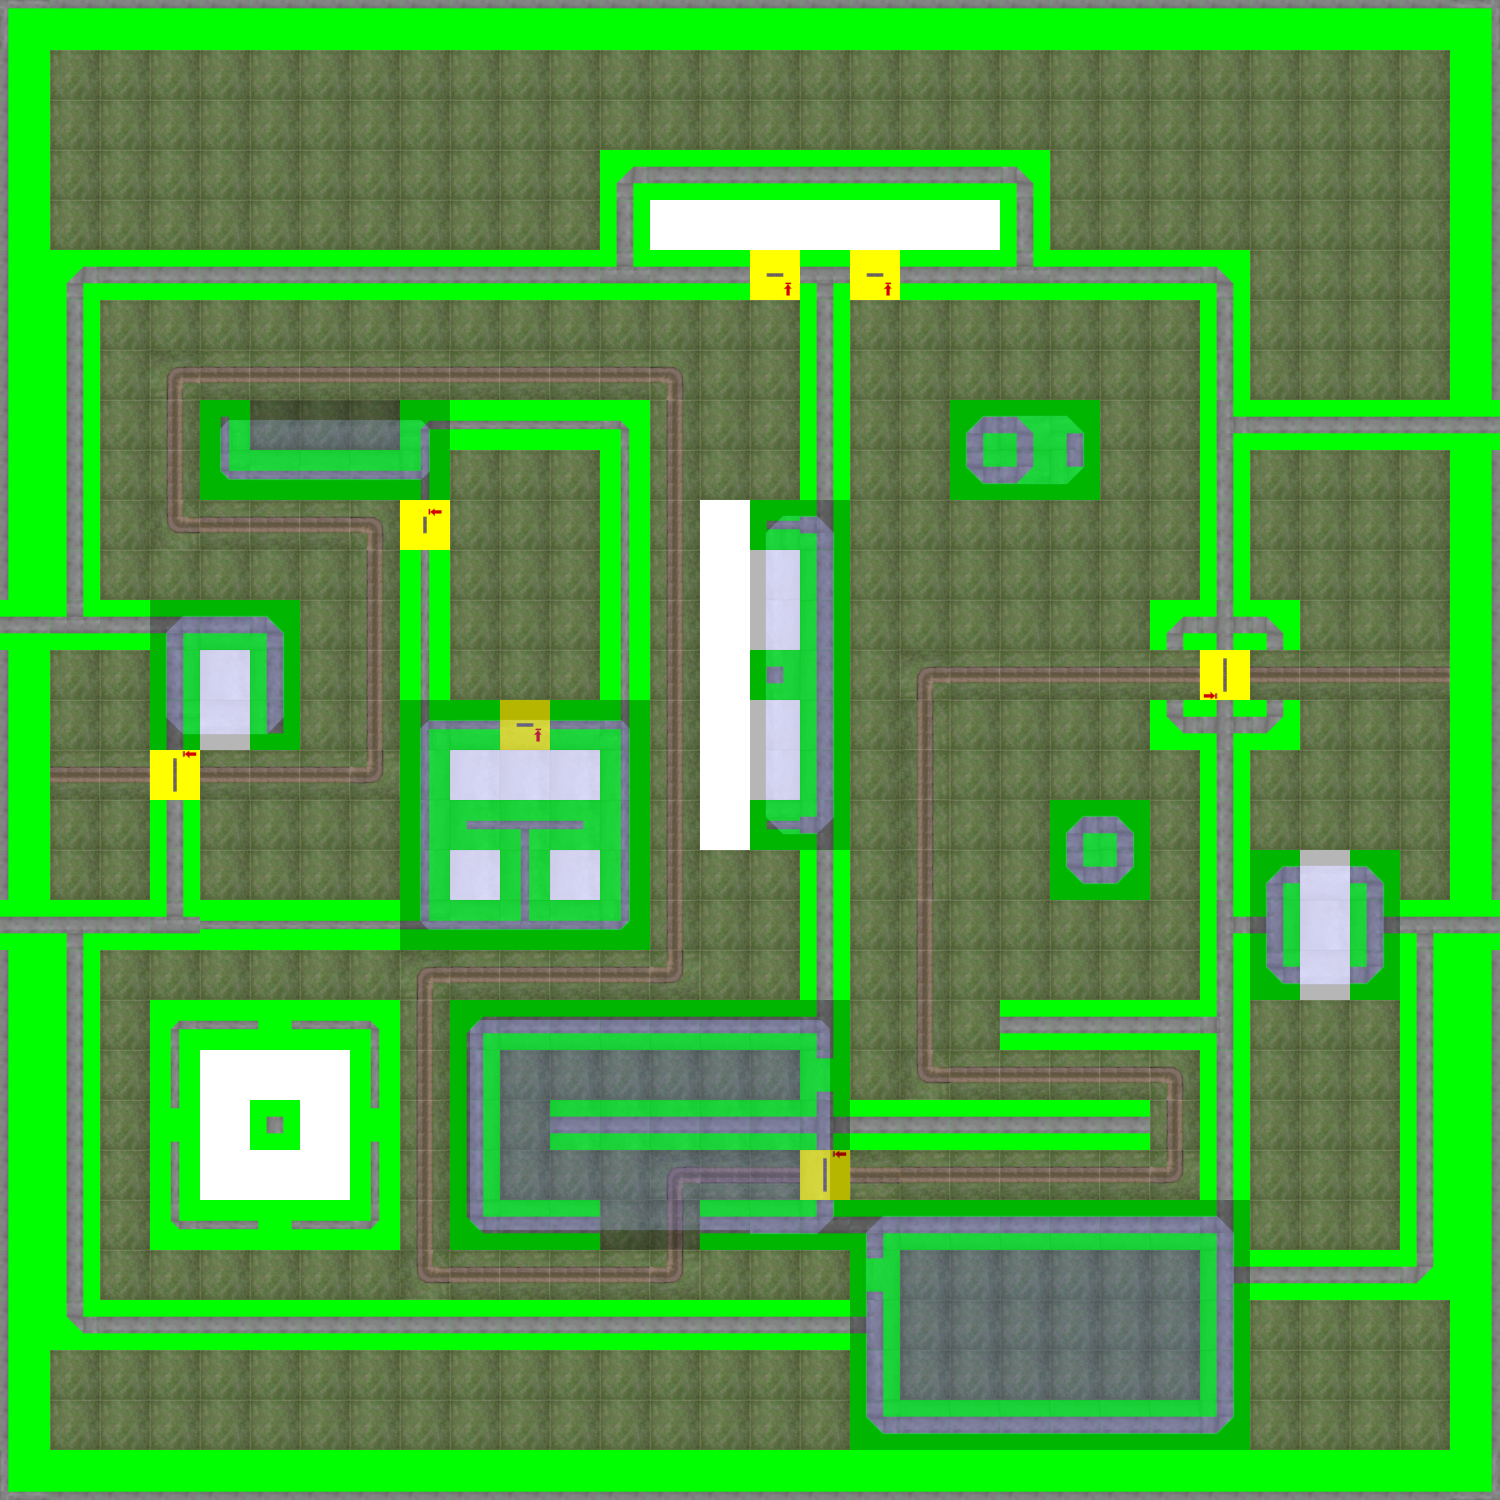

A level layout from a 2D game, rendered from its tile map. Below: a short description, then the map file with tile-grid data replaced by summaries:
An orthogonal 30x30 tile map with 50x50 px tiles, 5 tile layers (roads, borders, walls, doors, ...), 6 tilesets and 30 objects (10x Fence, 7x Robot, 5x RedRobot, 4x Control, 3x RadioStation, ...).

<map version="1.0" orientation="orthogonal" renderorder="right-down" width="30" height="30" tilewidth="50" tileheight="50" nextobjectid="37">
 <tileset firstgid="1" name="roads" tilewidth="50" tileheight="50" tilecount="80" columns="5">
  <image source="tileset-roads.png" trans="000000" width="250" height="800" />
 </tileset>
 <tileset firstgid="81" name="borders" tilewidth="50" tileheight="50" tilecount="20" columns="5">
  <image source="tileset-borders.png" trans="00ff00" width="250" height="200" />
 </tileset>
 <tileset firstgid="101" name="walls" tilewidth="50" tileheight="50" tilecount="100" columns="5">
  <image source="tileset-walls.png" trans="00ff00" width="250" height="1000" />
 </tileset>
 <tileset firstgid="201" name="doors" tilewidth="50" tileheight="50" tilecount="100" columns="5">
  <image source="tileset-doors.png" trans="ffff00" width="250" height="1000" />
 </tileset>
 <tileset firstgid="301" name="roofs" tilewidth="50" tileheight="50" tilecount="100" columns="5">
  <image source="tileset-roofs.png" trans="000000" width="250" height="1000" />
 </tileset>
 <tileset firstgid="401" name="objects" tilewidth="50" tileheight="50" tilecount="100" columns="5">
  <image source="tileset-objects.png" trans="ff00ff" width="250" height="1000" />
 </tileset>
 <layer name="roads" width="30" height="30">
  <data>[900 cells, 900 non-empty, 6 distinct tile ids]</data>
 </layer>
 <layer name="borders" width="30" height="30">
  <data>[900 cells, 116 non-empty, 2 distinct tile ids]</data>
 </layer>
 <layer name="walls" width="30" height="30">
  <data>[900 cells, 271 non-empty, 15 distinct tile ids]</data>
 </layer>
 <layer name="doors" width="30" height="30">
  <data>[900 cells, 7 non-empty, 3 distinct tile ids]</data>
 </layer>
 <layer name="roofs" width="30" height="30" opacity="0.29">
  <data>[900 cells, 157 non-empty, 5 distinct tile ids]</data>
 </layer>
 <objectgroup name="objects">
  <object id="1" name="p1" type="RedRobot" gid="402" x="91.3578" y="729.875" width="50" height="50" rotation="178.548" />
  <object id="2" name="p2" type="RedRobot" gid="402" x="60.5526" y="786.553" width="50" height="50" rotation="-179.879" />
  <object id="3" name="p3" type="RedRobot" gid="402" x="59.0998" y="713.615" width="50" height="50" rotation="-178.609" />
  <object id="4" name="p4" type="RedRobot" gid="402" x="92.4312" y="768.467" width="50" height="50" rotation="-537.824" />
  <object id="5" name="p5" type="RedRobot" gid="402" x="59.9457" y="748.946" width="50" height="50" rotation="-180.125" />
  <object id="6" name="r1" type="Robot" gid="401" x="232.218" y="699.72" width="50" height="50" rotation="-92.8642" />
  <object id="7" name="r2" type="Robot" gid="401" x="757.257" y="620.234" width="50" height="50" rotation="-358.27" />
  <object id="8" name="r3" type="Robot" gid="401" x="266.218" y="698.72" width="50" height="50" rotation="-92.8642" />
  <object id="14" name="rs1" type="RadioStation" gid="404" x="467.666" y="629" width="50" height="50" />
  <object id="15" name="rs2" type="RadioStation" gid="404" x="563.611" y="457.98" width="50" height="50" rotation="-225.631" />
  <object id="16" name="f1" type="Fence" gid="405" x="293.299" y="716.605" width="50" height="50" rotation="-14.9568" />
  <object id="17" name="f2" type="Fence" gid="405" x="517.072" y="960.68" width="50" height="50" rotation="7.17787" />
  <object id="18" name="f3" type="Fence" gid="405" x="757.14" y="1303.73" width="50" height="50" rotation="282.223" />
  <object id="19" name="f4" type="Fence" gid="405" x="805.17" y="797.828" width="50" height="50" rotation="269.608" />
  <object id="20" name="r4" type="Robot" gid="401" x="757.257" y="738.234" width="50" height="50" rotation="-358.27" />
  <object id="21" name="r5" type="Robot" gid="401" x="1013.85" y="642.096" width="50" height="50" rotation="-447.43">
   <properties>
    <property name="path" value="pt1" />
   </properties>
  </object>
  <object id="22" name="f5" type="Fence" gid="405" x="213.26" y="847.258" width="50" height="50" rotation="-0.593299" />
  <object id="23" name="f6" type="Fence" gid="405" x="277.26" y="849.258" width="50" height="50" rotation="-0.593299" />
  <object id="24" name="f7" type="Fence" gid="405" x="334.26" y="847.258" width="50" height="50" rotation="-0.593299" />
  <object id="25" name="ctr1" type="Control" gid="406" x="525.317" y="785.321" width="50" height="50" rotation="180" />
  <object id="26" name="ctr2" type="Control" gid="406" x="580.317" y="785.321" width="50" height="50" rotation="180" />
  <object id="27" name="ctr3" type="Control" gid="406" x="468.903" y="845.294" width="50" height="50" rotation="75.6564" />
  <object id="28" name="ctr4" type="Control" gid="406" x="570.709" y="895.922" width="50" height="50" rotation="-90.9071" />
  <object id="29" name="rs3" type="RadioStation" gid="404" x="1357.7" y="1190.79" width="50" height="50" rotation="-472.634" />
  <object id="30" name="f8" type="Fence" gid="405" x="898.26" y="1043.26" width="50" height="50" rotation="-0.593299" />
  <object id="31" name="f9" type="Fence" gid="405" x="850.26" y="1045.26" width="50" height="50" rotation="-0.593299" />
  <object id="32" name="f10" type="Fence" gid="405" x="948.26" y="1045.26" width="50" height="50" rotation="-0.593299" />
  <object id="33" name="pt1" type="Path" x="1060" y="522">
   <polyline points="-66,100 -22,214 -72,452 -176,438 -182,148" />
  </object>
  <object id="35" name="r6" type="Robot" gid="401" x="540.302" y="1075.7" width="50" height="50" rotation="-471.027" />
  <object id="36" name="r7" type="Robot" gid="401" x="263.813" y="413.52" width="50" height="50" rotation="-212.227" />
 </objectgroup>
</map>